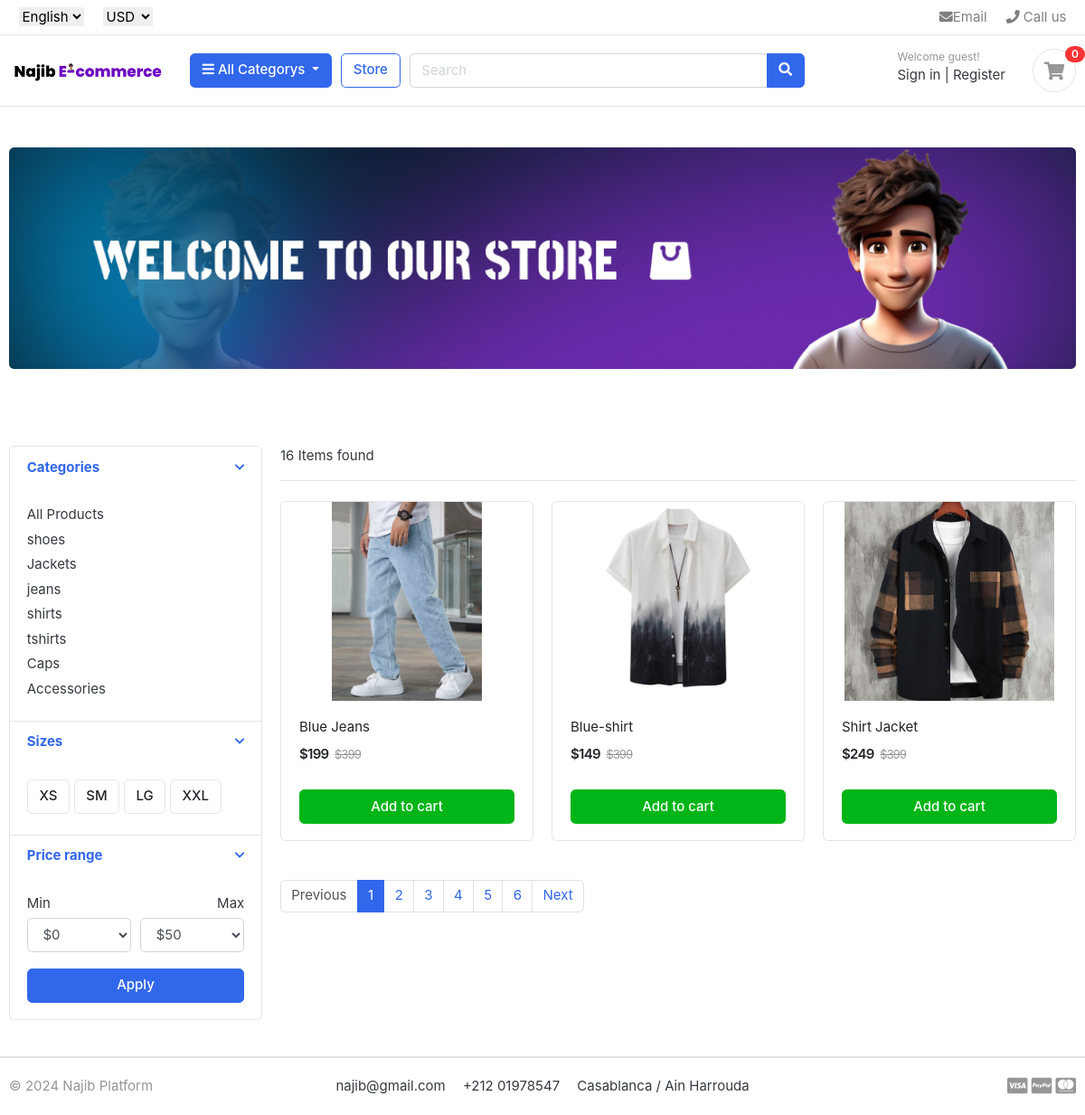
/store/, run on the app's committed database.
### category/models.py (models this page shows, shortened)
class Category(models.Model):
    category_name = models.CharField(max_length=50, unique=True)
    slug = models.SlugField(max_length=100, unique=True)
    description = models.CharField(max_length=255, blank=True)
    cat_image = models.ImageField(upload_to='photos/categories', blank=True)
    def get_url(self):
        return reverse('products_by_category', args=[self.slug])
    class Meta:
        verbose_name = 'category'
        verbose_name_plural = 'categories'

### store/models.py (models this page shows, shortened)
class Product(models.Model):
    product_name = models.CharField(max_length=200, unique=True)
    slug = models.SlugField(max_length=200, unique=True)
    description = models.TextField(max_length=200, unique=True)
    price = models.IntegerField()
    images = models.ImageField(upload_to='photos/products', unique=True)
    stock = models.IntegerField()
    is_available = models.BooleanField(default=True)
    category = models.ForeignKey(Category, on_delete=models.CASCADE)
    created_date = models.DateTimeField(auto_now_add=True)
    modified_date = models.DateTimeField(auto_now=True)
    def get_url(self):
        return reverse('product_detail', args=[self.category.slug, self.slug])

### store/views.py (the view)
# urls.py: path('store/', include('store.urls')),
def store(request,category_slug=None):
    categories = None
    products = None
    if(category_slug != None):
        categories = get_object_or_404(Category, slug = category_slug)
        products = Product.objects.filter(category = categories, is_available=True)
        paginator = Paginator(products,3)
        page = request.GET.get('page')
        page_products = paginator.get_page(page)
        product_count = products.count()
    else:
        products = Product.objects.all().filter(is_available=True)
        paginator = Paginator(products,3)
        page = request.GET.get('page')
        page_products = paginator.get_page(page)
        product_count = products.count()
    context = {
            'products':page_products,
            'product_count': product_count
    }
    return render(request, 'store/store.html', context)

### carts/context_processor.py (called while the page is built)
def counter(request):
    cart_count = 0
    if 'admin' in request.path:
        return {}
    else:
        try:
            cart = Cart.objects.filter(card_id = _cart_id(request))
            cart_items = CartItem.objects.all().filter(cart=cart[:1])
            for cart_item in cart_items:
                cart_count += cart_item.quantity
        except Cart.DoesNotExist:
            cart_count = 0
        return dict(cart_count = cart_count)

### carts/views.py (called while the page is built)
def _cart_id(request):
    cart = request.session.session_key
    if not cart :
        cart = request.session.create()
    return cart

### category/context_processors.py (called while the page is built)
def menu_links(request):
    links = Category.objects.all()
    return dict(links=links)

### templates/store/store.html (shortened to what this page needs)
{% extends '../base.html' %}
{% block content %}
<section class="section-pagetop">
<div class="container">
	{% if 'search' in request.path %}
	<h2 class="title-page">Searched Products</h2>
	{% else %}
	<img src="/static/images/banners/banner1.jpg" class="img-fluid rounded">
	{% endif %}
</div>
</section>
<section class="section-content padding-y">
<div class="container">
<div class="row">
	<aside class="col-md-3">
<div class="card">
	<article class="filter-group">
		<header class="card-header">
			<a href="#" data-toggle="collapse" data-target="#collapse_1" aria-expanded="true" class="">
				<i class="icon-control fa fa-chevron-down"></i>
				<h6 class="title">Categories</h6>
			</a>
		</header>
		<div class="filter-content collapse show" id="collapse_1" style="">
			<div class="card-body">
				<ul class="list-menu">
					<li><a href="{% url 'store' %}">All Products</a></li>
				  {% for category in links %}
					<li><a href="{{ category.get_url }}">{{ category.category_name }}</a></li>
				  {% endfor %}
				</ul>
			</div>
		</div>
	</article>
	<article class="filter-group">
		<header class="card-header">
			<a href="#" data-toggle="collapse" data-target="#collapse_4" aria-expanded="true" class="">
				<i class="icon-control fa fa-chevron-down"></i>
				<h6 class="title">Sizes </h6>
			</a>
		</header>
		<div class="filter-content collapse show" id="collapse_4" style="">
			<div class="card-body">
			  <label class="checkbox-btn">
			    <span class="btn btn-light"> XS </span>
			  </label>
			  <label class="checkbox-btn">
			    <span class="btn btn-light"> SM </span>
			  </label>
			  <label class="checkbox-btn">
			    <span class="btn btn-light"> LG </span>
			  </label>
			  <label class="checkbox-btn">
			    <span class="btn btn-light"> XXL </span>
			  </label>
		</div>
		</div>
	</article>
	<article class="filter-group">
		<header class="card-header">
			<a href="#" data-toggle="collapse" data-target="#collapse_3" aria-expanded="true" class="">
				<i class="icon-control fa fa-chevron-down"></i>
				<h6 class="title">Price range </h6>
			</a>
		</header>
		<div class="filter-content collapse show" id="collapse_3" style="">
			<div class="card-body">
				<div class="form-row">
				<div class="form-group col-md-6">
				  <label>Min</label>
				  	<select class="mr-2 form-control">
						<option value="0">$0</option>
					</select>
				</div>
				<div class="form-group text-right col-md-6">
				  <label>Max</label>
				  	<select class="mr-2 form-control">
						<option value="50">$50</option>
					</select>
				</div>
				</div>
				<button class="btn btn-block btn-primary">Apply</button>
			</div>
		</div>
	</article>
</div>
	</aside>
	<main class="col-md-9">
<header class="border-bottom mb-4 pb-3">
		<div class="form-inline">
			<span class="mr-md-auto">{{ product_count }} Items found </span>
		</div>
</header>
<div class="row">
	{% if products %}
	{% for product in products %}
	<div class="col-md-4">
		<figure class="card card-product-grid">
			<div class="img-wrap">
				<a href="{{ product.get_url }}">
					<img src="{{ product.images.url }}">
				</a>
			</div>
			<figcaption class="info-wrap">
				<div class="fix-height">
					<a href="{{ product.get_url }}" class="title">{{ product.product_name }}</a>
					<div class="price-wrap mt-2">
						<span class="price">${{ product.price }}</span>
						<del class="price-old">$399</del>
					</div>
				</div>
				<a href="{% url 'add_cart' product.id %}" class="btn btn-block btn-success">Add to cart </a>
			</figcaption>
		</figure>
	</div>
	{% endfor %}
	{% else %}
	<img src="/static/images/banners/coverNotFound.jpg" class="img-fluid rounded">
	{% endif %}
</div>
<nav class="mt-4" aria-label="Page navigation sample">
	{% if products.has_other_pages  %}
  <ul class="pagination">
	{% if products.has_previous %}
    	<li class="page-item "><a class="page-link" href="?page={{ products.previous_page_number }}">Previous</a></li>
	{% else %}
	<li class="page-item disabled"><a class="page-link" href="#">Previous</a></li>
	{% endif %}
	{% for i in products.paginator.page_range %}
		{% if products.number == i %}
    		<li class="page-item active"><a class="page-link" href="?page={{ i }}">{{ i }}</a></li>
		{% else %}
		<li class="page-item"><a class="page-link" href="?page={{ i }}">{{ i }}</a></li>
		{% endif %}
	{% endfor %}
	{% if products.has_next %}
	<li class="page-item "><a class="page-link" href="?page={{ products.next_page_number }}">Next</a></li>
	{% else %}
	<li class="page-item disabled"><a class="page-link" href="#">Next</a></li>
	{% endif %}
  </ul>
  {% endif %}
</nav>
	</main>
</div>
</div>
</section>
</body>
</html>
{% endblock %}

### static/css/ui.css (style rules this page uses)
html { font-family: "Inter", sans-serif; font-size: 15px; }
.img-wrap { text-align: center; display: block; }
.img-wrap img { max-width: 100%; }
.price-wrap { letter-spacing: -0.7px; }
.padding-y { padding-top: 40px; padding-bottom: 40px; }
figure { margin-bottom: 0; }
article:after, .form-group:after { display: block; clear: both; content: ""; }
.btn-light { background-color: #fff; border-color: #e4e4e4; }
[class*=list-] li:after { visibility: hidden; display: block; content: ""; overflow: hidden; height: 0; clear: both; }
.list-menu { list-style: none; margin: 0; padding-left: 0; }
.list-menu li { margin-bottom: 5px; }
.list-menu a { color: #343a40; }
[class*=card-product] a.title { color: #212529; display: block; }
[class*=card-product] .img-wrap { overflow: hidden; position: relative; }
[class*=card-product] .img-wrap img { height: 100%; max-width: 100%; width: auto; display: inline-block; -o-object-fit: cover; object-fit: cover; }
.card-product-grid { margin-bottom: 20px; }
.card-product-grid .img-wrap { border-radius: 0.2rem 0.2rem 0 0; height: 220px; }
.card-product-grid .info-wrap { overflow: hidden; padding: 18px 20px; }
.card-product-grid .fix-height { height: 80px; overflow: hidden; }
.card .img-wrap { overflow: hidden; }
.price { font-weight: 600; color: #212529; }
.price-old { color: #969696; margin-left: 3px; font-size: 85%; }
.icon-control { margin-top: 5px; float: right; font-size: 80%; }
.card-header .title { margin-bottom: 0; line-height: 1.5; }
.filter-group { border-bottom: 1px solid #e4e4e4; }
.filter-group .card-header { border-bottom: 0; }
.filter-group:last-child { border-bottom: 0; }
.checkbox-btn { position: relative; }
.section-pagetop { padding: 45px 0; }

### templates/base.html (style rules this page uses)
select { border: none; }

### data on the page
Category: category_name "shoes"
Category: category_name "Jackets"
Category: category_name "jeans"
Category: category_name "shirts"
Category: category_name "tshirts"
Category: category_name "Caps"
Category: category_name "Accessories"
Product: images (picture), product_name "Blue Jeans", price "199"
Product: images (picture), product_name "Blue-shirt", price "149"
Product: images (picture), product_name "Shirt Jacket", price "249"

### other printed values
{{ cart_count }} "0"
{{ product_count }} "16"
{{ i }} "1"
{{ i }} "2" "3" "4" "5" "6"
